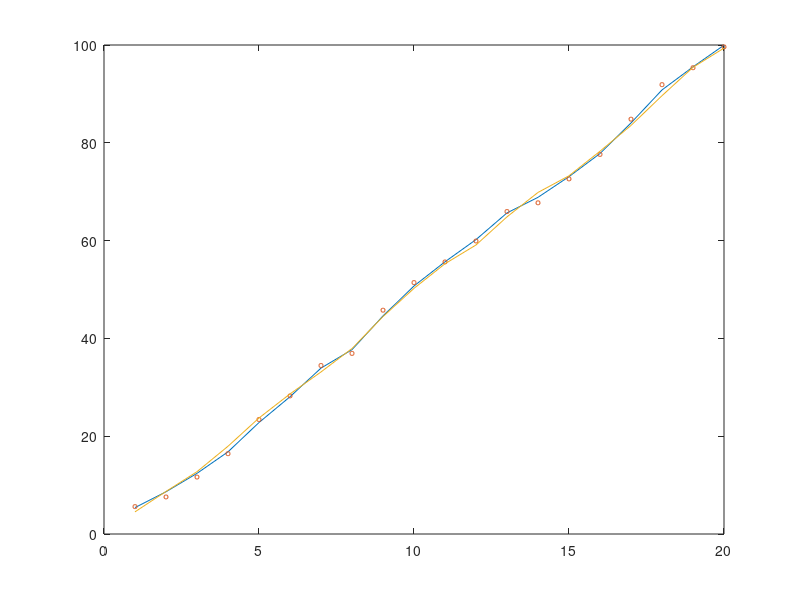

The MATLAB script that drew this image: (Note: this script raises an error after producing the figure.)
function [eva_mse,test_mse]=KF()
%测试一维匀速直线运动,速度和观测含噪声（其实不一定匀速，近似匀速）
% 状态转移方程
% X(k)=F*X(k-1)+G*u X=[x],F=[1],G=[1],u=[velocity],噪声 velocity=w~N(5,1)
% 观测方程
% Z(k)=H*X(k)+v    Z=[x],H=[1],噪声 v~N(0,1)
N=20;
x0=0;
v=5;
vel_var=1;
meas_var=1;
[z,pos]=RobotMove1(x0,v,vel_var,meas_var,N);
Xa=[0];%初始状态
Pa=[1];%过程噪声的协方差，基于经验，可以一开始设得很大，而后收敛
Q=[1];%控制矩阵的协方差
H=[1];%观测矩阵
R=[1];%观测噪声的协方差矩阵
u=[v];
Xs=zeros(N,1);
for i=1:N
    %Predict
    [Xp,Pp]=predict(Xa,Pa,u,Q);
    %Calculate K
    K=calculateK(Pp,H,R);
    %Update
    [Xa,Pa]=update(z(i),Xp,Pp,K,H,R);
    %result
    Xs(i)=Xa;
end
test_error = Xs(:)-pos(:,1);
test_mse =  sum(test_error.^2) / length(test_error );
eva_error = z-pos(:,1);
eva_mse =  sum(eva_error.^2) / length(eva_error );
plot(Xs);
hold on
plot(z(:),'o','MarkerSize',3);
plot(pos(:,1));
title("Mse:",test_mse);
xlabel('Time/(s)');ylabel('Position/(m)');
legend("Filter","Measurement","Robot");
hold off
end



function [Xa,Pa]=update(z,Xp,Pp,K,H,R)
I=eye(1);
Xa=Xp+K*(z-H*Xp);
Pa = (I-K*H)*Pp*(I-K*H)' + K*R*K';
end
function K=calculateK(P,H,R)
K=P'*H'/(H*P*H'+R);
end
function [Xp,Pp]=predict(Xa,Pa,u,Q)
%Calculate F G
F=[1];
G=[1];
%1 Write down state transition equation
Xp=F*Xa+G*u;
%2 inference Covariance
Pp=F*Pa*F'+G*Q*G';
end
function [robot,position]=RobotMove1(x0,v,vel_var,meas_var,N)
%Gaussian 噪声
%initial
x=x0;
robot=zeros(N,1);
position=zeros(N,2);
vel = v;
dt=1;
vel_std=sqrt(vel_var);
for i=1:N
    %move
    velocity=vel+ randn()*vel_std;
    if(velocity<0)
        velocity=0;
    end
   
    dx=velocity;
    x=x+ dx * dt;
    % sense
    measurement(1) = x +randn()*sqrt(meas_var);
    %result
    robot(i,1)=measurement(1);
    position(i,1)=x;
    position(i,2)=velocity;
end
end

function [robot,position]=RobotMove2(x0,v,vel_var,meas_var,N)
%Levy 噪声
%initial
x=x0;
robot=zeros(N,1);
position=zeros(N,2);
vel = v;
dt=1;
vel_std=sqrt(vel_var);
for i=1:N
    %move
    velocity=vel+ randn()*vel_std;
   
   
    dx=velocity;
    x=x+ dx * dt;
    % sense
    measurement(1) = x +stblrnd(1.5,0,sqrt((meas_var)/2),0);
    %result
    robot(i,1)=measurement(1);
    position(i,1)=x;
    position(i,2)=velocity;
end
end
function [robot,position]=RobotMove3(x0,v,vel_var,meas_var,N)
%均匀噪声
%initial
x=x0;
robot=zeros(N,1);
position=zeros(N,2);
vel = v;
dt=1;
vel_std=sqrt(vel_var);
for i=1:N
    %move
    velocity=vel+ randn()*vel_std;
   
   
    dx=velocity;
    x=x+ dx * dt;
    % sense
    measurement(1) = x +rand(sqrt(12*meas_var))-sqrt(3*meas_var);
    %result
    robot(i,1)=measurement(1);
    position(i,1)=x;
    position(i,2)=velocity;
end
end